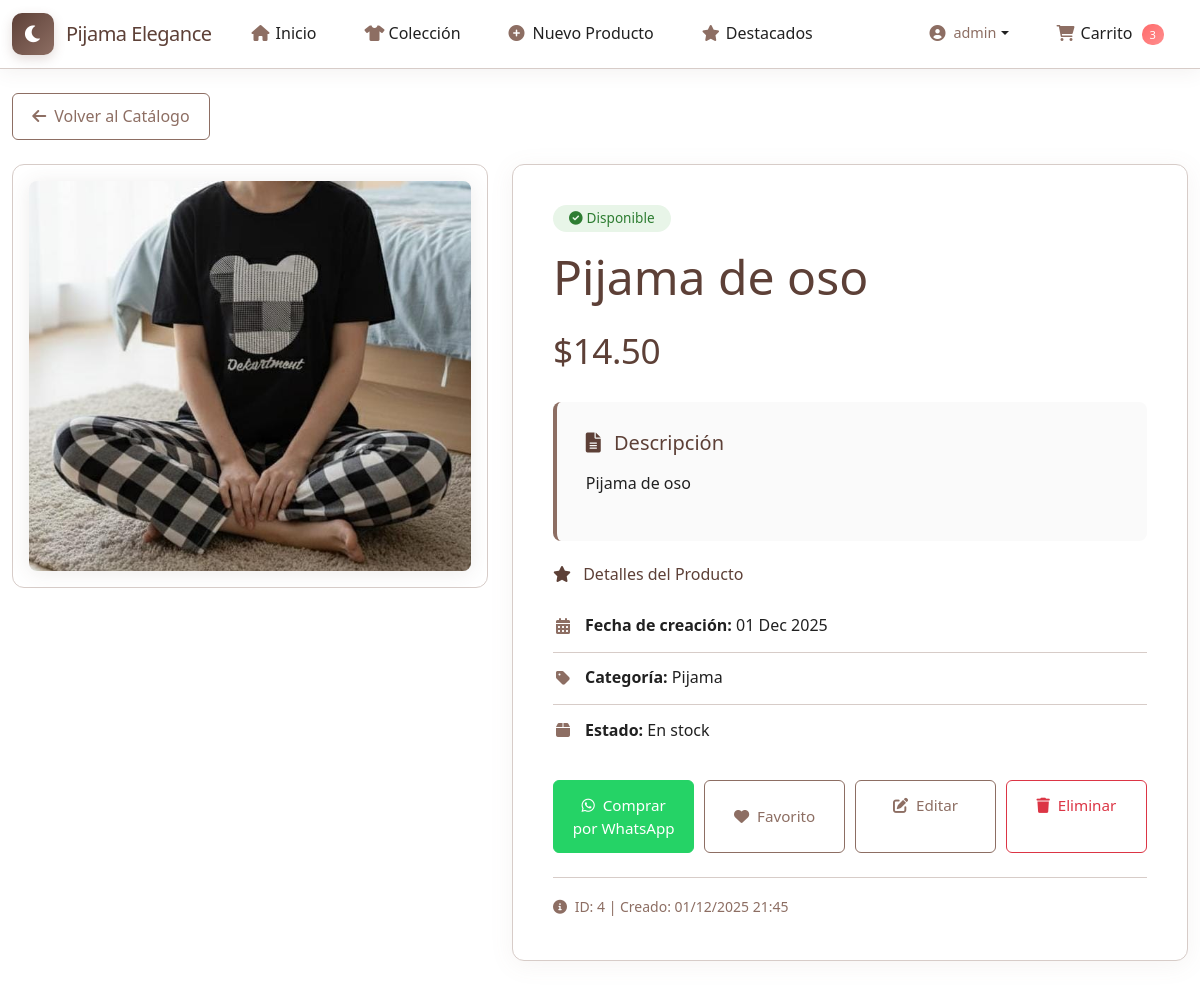
The page /product/4/ (signed in) on the database its author committed.
### products/models.py (models this page shows, shortened)
class Pijama(models.Model):
    nombre = models.CharField(
        max_length=100,
        verbose_name="Nombre del pijama"
    )
    descripcion = models.TextField(
        verbose_name="Descripción",
        help_text="Describe las características del pijama"
    )
    precio = models.DecimalField(
        max_digits=10,
        decimal_places=2,
        validators=[MinValueValidator(0)],
        verbose_name="Precio"
    )
    imagen = models.ImageField(
        upload_to='pijamas/',
        verbose_name="Imagen del pijama",
        help_text="Sube una imagen del pijama"
    )
    fecha_creacion = models.DateTimeField(
        auto_now_add=True,
        verbose_name="Fecha de creación"
    )
    disponible = models.BooleanField(
        default=True,
        verbose_name="Disponible"
    )
    class Meta:
        verbose_name = "Pijama"
        verbose_name_plural = "Pijamas"
        ordering = ['-fecha_creacion']

### products/views.py (the view)
# urls.py: path("product/<int:pk>/", detailproduct.as_view(), name="detalle_producto"),
class detailproduct(DetailView):
    model = Pijama
    template_name = 'detail_product.html'
    context_object_name = 'producto'

### template/detail_product.html (shortened to what this page needs)
{% extends 'includes/navbar.html' %}
{% block content %}
<!DOCTYPE html>
<html lang="es">
<head>
    <link href="https://cdn.jsdelivr.net/npm/bootstrap@5.3.0/dist/css/bootstrap.min.css" rel="stylesheet">
    <link rel="stylesheet" href="https://cdnjs.cloudflare.com/ajax/libs/font-awesome/6.0.0/css/all.min.css">
</head>
<body>
    <div class="container py-4 fade-in">
        <div class="row mb-4">
            <div class="col-12">
                <a href="{% url 'lista_productos' %}" class="back-btn">
                    <i class="fas fa-arrow-left me-2"></i>Volver al Catálogo
                </a>
            </div>
        </div>
        <div class="row align-items-start">
            <div class="col-lg-5 mb-4">
                <div class="text-center image-container">
                    {% if producto.imagen %}
                        <img src="{{ producto.imagen.url }}"
                             alt="{{ producto.nombre }}"
                             class="img-fluid product-image"
                             style="max-height: 450px; width: auto;">
                    {% endif %}
                </div>
            </div>
            <div class="col-lg-7">
                <div class="product-info h-100">
                    <div class="mb-3">
                        {% if producto.disponible %}
                            <span class="badge availability-badge" style="background: #E8F5E8; color: #2E7D32;">
                                <i class="fas fa-check-circle me-1"></i>Disponible
                            </span>
                        {% else %}
                            <span class="badge availability-badge" style="background: #FFEBEE; color: #C62828;">
                                <i class="fas fa-times-circle me-1"></i>No Disponible
                            </span>
                        {% endif %}
                    </div>
                    <h1 class="display-5 fw-light mb-3">{{ producto.nombre }}</h1>
                    <div class="price-tag mb-4">
                        ${{ producto.precio }}
                    </div>
                    <div class="description-box mb-4">
                        <h5 class="mb-3" style="color: var(--marron-oscuro);">
                            <i class="fas fa-file-alt me-2"></i> Descripción
                        </h5>
                        <p class="mb-0" style="color: var(--negro); line-height: 1.7;">
                            {{ producto.descripcion|linebreaks }}
                        </p>
                    </div>
                    <div class="mb-4">
                        <h6 class="mb-3" style="color: var(--marron-oscuro); font-weight: 500;">
                            <i class="fas fa-star me-2"></i> Detalles del Producto
                        </h6>
                        <ul class="feature-list">
                            <li>
                                <i class="fas fa-calendar-alt"></i>
                                <span><strong>Fecha de creación:</strong> {{ producto.fecha_creacion|date:"d M Y" }}</span>
                            </li>
                            <li>
                                <i class="fas fa-tag"></i>
                                <span><strong>Categoría:</strong> Pijama</span>
                            </li>
                            <li>
                                <i class="fas fa-box"></i>
                                <span><strong>Estado:</strong>
                                {% if producto.disponible %}
                                    En stock
                                {% else %}
                                    Agotado
                                {% endif %}</span>
                            </li>
                        </ul>
                    </div>
                    <div class="action-buttons">
                        {% if producto.disponible %}
                            <a href="https://wa.me/584148101663?text=Hola!%20Estoy%20interesado%20en%20el%20producto:%20{{ producto.nombre }}%20(Código:%20{{ producto.id }})%20Precio:%20${{ producto.precio }}"
                               target="_blank"
                               class="btn btn-whatsapp">
                                <i class="fab fa-whatsapp me-2"></i>Comprar por WhatsApp
                            </a>
                            <button class="btn btn-outline-success">
                                <i class="fas fa-heart me-2"></i>Favorito
                            </button>
                        {% else %}
                            <button class="btn btn-secondary" disabled>
                                <i class="fas fa-bell me-2"></i>Notificar
                            </button>
                        {% endif %}
                        <a href="{% url 'pijama_update' producto.pk %}" class="btn btn-warning">
                            <i class="fas fa-edit me-2"></i>Editar
                        </a>
                        <a href="{% url 'pijama_delete' producto.pk %}" class="btn btn-delete">
                            <i class="fas fa-trash me-2"></i>Eliminar
                        </a>
                    </div>
                    <div class="mt-4 pt-3 border-top">
                        <small class="text-muted">
                            <i class="fas fa-info-circle me-1"></i>
                            ID: {{ producto.id }} | Creado: {{ producto.fecha_creacion|date:"d/m/Y H:i" }}
                        </small>
                    </div>
                </div>
            </div>
        </div>
    </div>
</body>
</html>
{% endblock %}

### template/includes/navbar.html (shortened to what this page needs)
<!DOCTYPE html>
<html lang="es">
<head>
    <link href="https://cdn.jsdelivr.net/npm/bootstrap@5.3.0/dist/css/bootstrap.min.css" rel="stylesheet">
    <link rel="stylesheet" href="https://cdnjs.cloudflare.com/ajax/libs/font-awesome/6.0.0/css/all.min.css">
</head>
<body>
    <nav class="navbar navbar-expand-lg navbar-light sticky-top">
        <div class="container">
            <a class="navbar-brand" href="{% url 'lista_productos' %}">
                <div class="logo">
                    <i class="fas fa-moon"></i>
                </div>
                Pijama Elegance
            </a>
            <div class="collapse navbar-collapse" id="navbarNav">
                <ul class="navbar-nav me-auto">
                    <li class="nav-item">
                        <a class="nav-link" href="{% url 'lista_productos' %}">
                            <i class="fas fa-home"></i>Inicio
                        </a>
                    </li>
                    <li class="nav-item">
                        <a class="nav-link" href="{% url 'lista_productos' %}">
                            <i class="fas fa-tshirt"></i>Colección
                        </a>
                    </li>
                    {% if user.is_authenticated %}
                    <li class="nav-item">
                        <a class="nav-link" href="{% url 'pijama_create' %}">
                            <i class="fas fa-plus-circle"></i>Nuevo Producto
                        </a>
                    </li>
                    {% endif %}
                    <li class="nav-item">
                        <a class="nav-link" href="#">
                            <i class="fas fa-star"></i>Destacados
                        </a>
                    </li>
                </ul>
                <ul class="navbar-nav ms-auto">
                    {% if user.is_authenticated %}
                        <li class="nav-item dropdown">
                            <a class="nav-link dropdown-toggle d-flex align-items-center" href="#" id="navbarDropdown" role="button" data-bs-toggle="dropdown">
                                <i class="fas fa-user-circle me-2" style="color: var(--marron-medio);"></i>
                                <span class="user-welcome">{{ user.username }}</span>
                            </a>
                        </li>
                        <li class="nav-item">
                            <a class="nav-link position-relative" href="#">
                                <i class="fas fa-shopping-cart"></i>Carrito
                                <span class="badge-notification">3</span>
                            </a>
                        </li>
                    {% endif %}
                </ul>
            </div>
        </div>
    </nav>
    <main>
        {% block content %}{% endblock %}
    </main>
</body>
</html>

### template/includes/navbar.html (style rules this page uses)
:root { --blanco: #FFFFFF; --marron-claro: #F8F5F2; --marron-medio: #A1887F; --marron-oscuro: #6D4C41; --negro: #2A2522; --accent: #D7CCC8; --sombra: rgba(93, 64, 55, 0.08); }
body { font-family: 'Inter', 'Segoe UI', system-ui, -apple-system, sans-serif; background: var(--blanco); }
.navbar { background: var(--blanco) !important; border-bottom: 1px solid var(--accent); box-shadow: 0 2px 20px var(--sombra); padding: 0.8rem 0; transition: all 0.3s ease; }
.navbar-brand { font-weight: 350; font-size: 1.5rem; color: var(--marron-oscuro) !important; letter-spacing: -0.5px; display: flex; align-items: center; transition: all 0.3s ease; }
.logo { height: 42px; width: 42px; margin-right: 12px; background: linear-gradient(135deg, var(--marron-oscuro) 0%, var(--marron-medio) 100%); border-radius: 10px; display: flex; align-items: center; justify-content: center; color: var(--blanco); font-size: 1.2rem; font-weight: bold; box-shadow: 0 4px 12px rgba(109, 76, 65, 0.2); transition: all 0.3s ease; }
.nav-link { font-weight: 450; margin: 0 8px; color: var(--negro) !important; transition: all 0.3s ease; padding: 0.6rem 1rem !important; border-radius: 8px; font-size: 0.95rem; position: relative; }
.nav-link::before { content: ''; position: absolute; bottom: 0; left: 50%; width: 0; height: 2px; background: linear-gradient(90deg, var(--marron-medio), var(--marron-oscuro)); transition: all 0.3s ease; transform: translateX(-50%); }
.nav-link i { margin-right: 8px; width: 16px; text-align: center; color: var(--marron-medio); }
.user-welcome { color: var(--marron-medio); font-size: 0.9rem; font-weight: 450; }
.badge-notification { background: linear-gradient(135deg, #FF6B6B, #FF8E8E); color: white; font-size: 0.7rem; padding: 0.2rem 0.5rem; border-radius: 10px; margin-left: 5px; }
.navbar { animation: slideDown 0.5s ease-out; }

### template/detail_product.html (style rules this page uses)
:root { --blanco: #FFFFFF; --marron-claro: #D7CCC8; --marron-medio: #8D6E63; --marron-oscuro: #5D4037; --negro: #212121; --gris-claro: #FAFAFA; }
body { background-color: var(--blanco); color: var(--negro); font-family: 'Segoe UI', Tahoma, Geneva, Verdana, sans-serif; line-height: 1.6; }
.container { max-width: 1200px; }
.product-image { border-radius: 8px; box-shadow: 0 2px 20px rgba(93, 64, 55, 0.1); transition: transform 0.3s ease; max-width: 100%; height: auto; }
.product-info { background: var(--blanco); border-radius: 12px; padding: 2.5rem; border: 1px solid var(--marron-claro); box-shadow: 0 4px 25px rgba(141, 110, 99, 0.08); }
.price-tag { font-size: 2.2rem; font-weight: 300; color: var(--marron-oscuro); letter-spacing: -0.5px; }
.availability-badge { font-size: 0.85rem; padding: 0.4rem 1rem; border-radius: 20px; font-weight: 500; }
.feature-list { list-style: none; padding: 0; }
.feature-list li { padding: 0.8rem 0; border-bottom: 1px solid var(--marron-claro); display: flex; align-items: center; }
.feature-list li:last-child { border-bottom: none; }
.feature-list i { color: var(--marron-medio); margin-right: 12px; width: 20px; text-align: center; }
.back-btn { transition: all 0.3s ease; border: 1px solid var(--marron-medio); color: var(--marron-medio); background: var(--blanco); border-radius: 6px; padding: 0.6rem 1.2rem; text-decoration: none; display: inline-flex; align-items: center; font-weight: 500; }
.description-box { background: var(--gris-claro); border-radius: 8px; padding: 1.8rem; border-left: 4px solid var(--marron-medio); }
.btn-delete { background: var(--blanco); border: 1px solid #dc3545; color: #dc3545; transition: all 0.3s ease; border-radius: 6px; font-weight: 500; }
.btn-warning { background: var(--blanco); border: 1px solid var(--marron-medio); color: var(--marron-medio); }
.btn-whatsapp { background: #25D366; border: 1px solid #25D366; color: white; }
.btn-outline-success { border: 1px solid var(--marron-medio); color: var(--marron-medio); }
.action-buttons { display: flex; gap: 0.6rem; flex-wrap: wrap; }
.action-buttons .btn { flex: 1; min-width: 140px; padding: 0.8rem 1rem; font-size: 0.95rem; }
.display-5 { color: var(--marron-oscuro); font-weight: 350; line-height: 1.2; margin-bottom: 1rem; }
.text-muted { color: var(--marron-medio) !important; }
.border-top { border-color: var(--marron-claro) !important; }
.image-container { padding: 1rem; background: var(--blanco); border-radius: 12px; border: 1px solid var(--marron-claro); display: inline-block; }
.fade-in { animation: fadeIn 0.6s ease-in; }

### rows shown on the page
Pijama: imagen (picture), nombre "Pijama de oso", precio "14.50", descripcion "Pijama de oso", fecha_creacion "01 Dec 2025", id "4", fecha_creacion "01/12/2025 21:45"

### other values the page prints
{{ user.username }} "admin"
